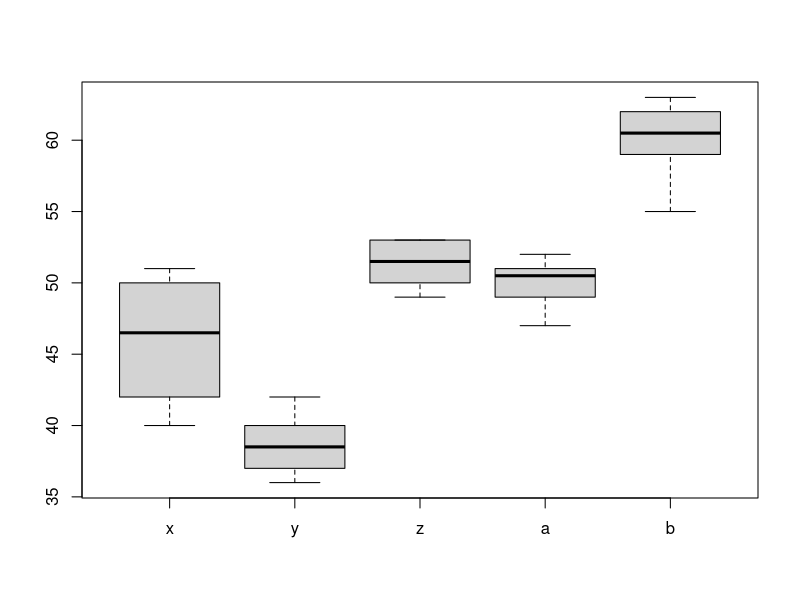

Here is the R script that generated this plot:
x = c(40,45,42,48,50,51)
y = c(36,42,38,39,37,40)
z = c(49,51,53,53,52,50)
a = c(47,49,51,52,50,51)
b = c(55,60,62,63,59,61)
scores = data.frame(x,y,z,a,b)
boxplot(scores)
scores = stack(scores)
names(scores)
oneway.test(values~ind, data=scores, var.equal=T)
df = stack(data.frame(x,y,z,a,b))
anova(lm(values~ind,data=df))